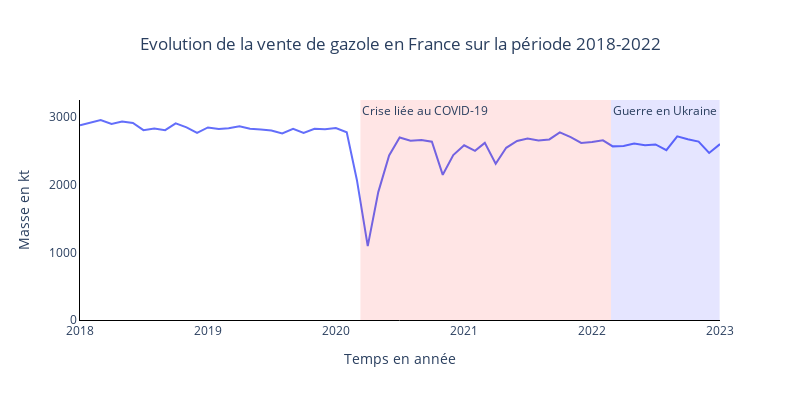

Notebook code cell kept with this figure:
### Code cell
# Vente de gazole en France
scatter_plot_2lines(x1 = df_list[2].index, y1 = df_list[2]["7.3 Ventes de gazole CVS-CVC-CJO (en kt)"], label_1 = 'Vente de gazole en kt', x_label = 'Temps en année',
                    y_label = 'Masse en kt', title = "Evolution de la vente de gazole en France sur la période 2018-2022")

### Figure 1 — Plotly figure (JSON) as saved in the notebook; plotly's stock layout.template omitted (floating-point values rounded to 4 significant figures)
{"data": [{"name": "Vente de gazole en kt", "type": "scatter", "x": ["2018-01-01T00:00:00", "2018-02-01T00:00:00", "2018-03-01T00:00:00", "2018-04-01T00:00:00", "2018-05-01T00:00:00", "2018-06-01T00:00:00", "2018-07-01T00:00:00", "2018-08-01T00:00:00", "2018-09-01T00:00:00", "2018-10-01T00:00:00", "2018-11-01T00:00:00", "2018-12-01T00:00:00", "2019-01-01T00:00:00", "2019-02-01T00:00:00", "2019-03-01T00:00:00", "2019-04-01T00:00:00", "2019-05-01T00:00:00", "2019-06-01T00:00:00", "2019-07-01T00:00:00", "2019-08-01T00:00:00", "2019-09-01T00:00:00", "2019-10-01T00:00:00", "2019-11-01T00:00:00", "2019-12-01T00:00:00", "2020-01-01T00:00:00", "2020-02-01T00:00:00", "2020-03-01T00:00:00", "2020-04-01T00:00:00", "2020-05-01T00:00:00", "2020-06-01T00:00:00", "2020-07-01T00:00:00", "2020-08-01T00:00:00", "2020-09-01T00:00:00", "2020-10-01T00:00:00", "2020-11-01T00:00:00", "2020-12-01T00:00:00", "2021-01-01T00:00:00", "2021-02-01T00:00:00", "2021-03-01T00:00:00", "2021-04-01T00:00:00", "2021-05-01T00:00:00", "2021-06-01T00:00:00", "2021-07-01T00:00:00", "2021-08-01T00:00:00", "2021-09-01T00:00:00", "2021-10-01T00:00:00", "2021-11-01T00:00:00", "2021-12-01T00:00:00", "2022-01-01T00:00:00", "2022-02-01T00:00:00", "2022-03-01T00:00:00", "2022-04-01T00:00:00", "2022-05-01T00:00:00", "2022-06-01T00:00:00", "2022-07-01T00:00:00", "2022-08-01T00:00:00", "2022-09-01T00:00:00", "2022-10-01T00:00:00", "2022-11-01T00:00:00", "2022-12-01T00:00:00", "2023-01-01T00:00:00"], "y": [2877.0, 2919.0, 2956.0, 2899.0, 2934.0, 2912.0, 2806.0, 2831.0, 2806.0, 2905.0, 2848.0, 2765.0, 2846.0, 2821.0, 2836.0, 2864.0, 2825.0, 2815.0, 2801.0, 2758.0, 2826.0, 2763.0, 2826.0, 2819.0, 2838.0, 2775.0, 2070.0, 1091.0, 1890.0, 2432.0, 2697.0, 2651.0, 2661, 2635.0, 2146.0, 2438.0, 2583.0, 2500.0, 2617.0, 2310.0, 2545.0, 2647.0, 2682.0, 2654.0, 2669.0, 2773.0, 2702.0, 2617.0, 2630.0, 2656.0, 2566.0, 2573.0, 2609.0, 2584.0, 2595.0, 2510.0, 2715.0, 2671.0, 2637.0, 2469.0, 2600.0]}], "layout": {"annotations": [{"showarrow": false, "text": "Crise liée au COVID-19", "x": "2020-03-11", "xanchor": "left", "xref": "x", "y": 1, "yanchor": "top", "yref": "y domain"}, {"showarrow": false, "text": "Guerre en Ukraine", "x": "2022-02-24", "xanchor": "left", "xref": "x", "y": 1, "yanchor": "top", "yref": "y domain"}], "height": 400, "legend": {"title": {"text": "Légende :"}}, "shapes": [{"fillcolor": "red", "line": {"width": 0}, "opacity": 0.1, "type": "rect", "x0": "2020-03-11", "x1": "2022-02-24", "xref": "x", "y0": 0, "y1": 1, "yref": "y domain"}, {"fillcolor": "blue", "line": {"width": 0}, "opacity": 0.1, "type": "rect", "x0": "2022-02-24", "x1": "2022-12-31", "xref": "x", "y0": 0, "y1": 1, "yref": "y domain"}], "title": {"text": "Evolution de la vente de gazole en France sur la période 2018-2022", "x": 0.5}, "width": 800, "xaxis": {"autorange": true, "linecolor": "#000000", "range": ["2018-01-01", "2023-01-01"], "showgrid": false, "showline": true, "title": {"text": "Temps en année"}, "type": "date"}, "yaxis": {"linecolor": "#000000", "range": [0, 3252.0], "showgrid": false, "showline": true, "title": {"text": "Masse en kt"}, "type": "linear"}}}
